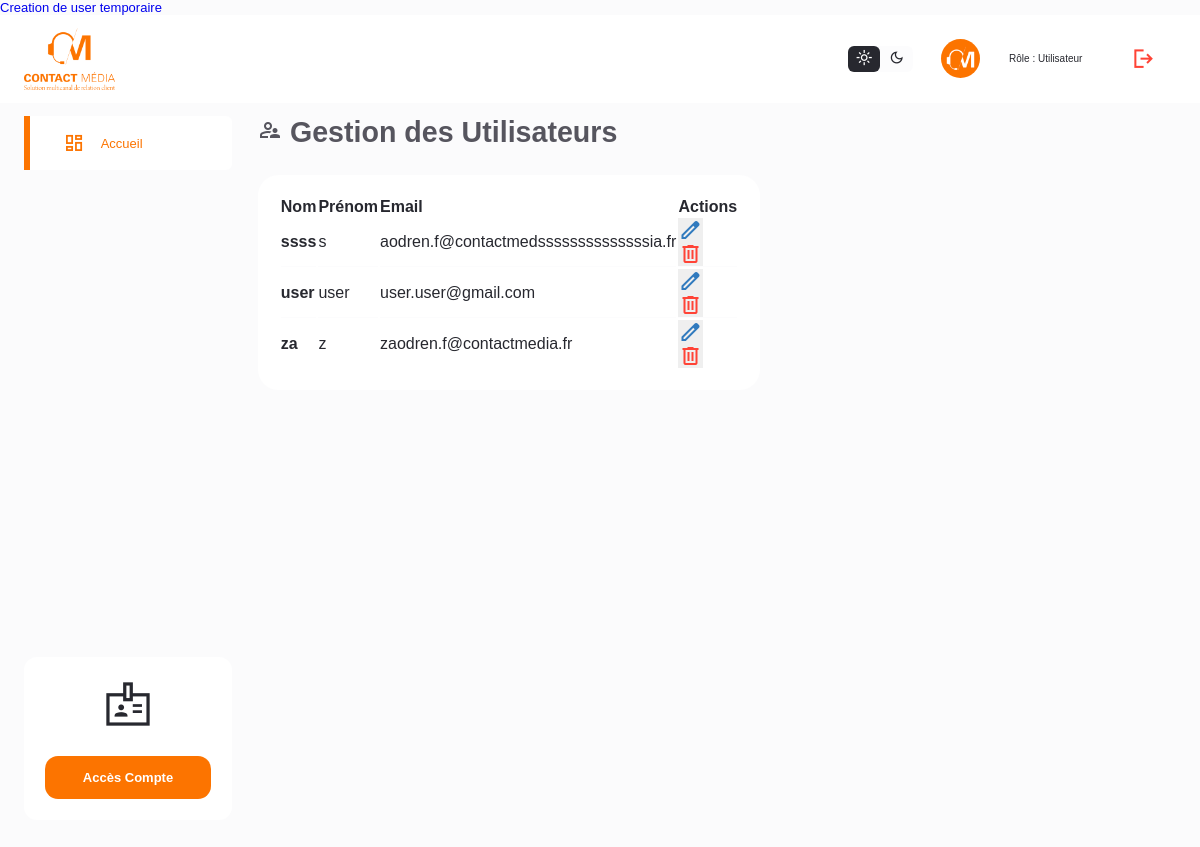
/management.php (signed in), run on the app's committed database.
### tables this page shows
CREATE TABLE `users` (
  `id` int(11) NOT NULL,
  `lastname` varchar(255) NOT NULL,
  `firstname` varchar(255) NOT NULL,
  `email` varchar(255) NOT NULL,
  `password` varchar(255) NOT NULL,
  `workspace_connected` tinyint(1) NOT NULL
);

### public/config/status.php (called while the page is built, shortened)
<?php
if(isset($_SESSION['edit_self_firstname']))
{
    $workspace_role = $_SESSION['edit_self_workspace_role'];
}
if ($workspace_role == 1000 || $workspace_role == 'Admin')
{
    $workspace_role = 'Admin';
    $status_sidebar = 'true';
    $status_sidebar2 = 'none';
    $status_modif_info = "";
    $status_sidebar_admin = "true";
}
else if ($workspace_role == 3 || $workspace_role == 'Responsable')
{
    $workspace_role = 'Responsable';
    $status_sidebar = 'true';
    $status_sidebar2 = 'none';
    $status_modif_info = "";
    $status_sidebar_admin = "none";
}
else
{
    $status_sidebar2 = 'true';
}

### public/management.php (the view, shortened to what this page needs)
<html><a href="create_user.php">Creation de user temporaire</a></html><?php
include('config/status.php');
if ($_SESSION['workspace'] == true) {
        header('Location: index.php'); ?>
<!DOCTYPE html>
<html lang="fr">
<head>
    <link rel="stylesheet" href="assets/css/main.css">
</head>
<body>
    <?php  include('header.php') ?>
    <main>
        <aside>
    <?php
    $link = "workspace_admin.php";
    $link4 = "account.php";
    include('sidebar.php')?>
        </aside>
        <section class="middle">
            <div class="header">
                <h1><span class="material-symbols-sharp">supervisor_account</span> Gestion des Utilisateurs</h1>
            </div>
            <div class="admin-user">
                <table>
                    <thead>
                        <tr>
                            <th>Nom</th>
                            <th>Prénom</th>
                            <th>Email</th>
                            <th>Actions</th>
                        </tr>
                    </thead>
                    <tbody>
                        <?php
    include_once('function_connect.php');
    $stmt = $sql->prepare("SELECT * FROM users NATURAL JOIN roles WHERE workspace_role = '1' or workspace_role ='3' ORDER BY `firstname` ASC");
    $stmt->execute();
    $users = $stmt->fetchAll();
    foreach ($users as $user) {
                        ?>
                         <tr>
                             <td><b><?php echo $user['lastname']; ?></b></td>
                             <td><?php echo $user['firstname']; ?></td>
                             <td><?php echo $user['email']; ?></td>
                             <td>
                             <form method="post">
                              <button type="submit" name="edit" class="material-symbols-outlined secondary">edit</button>
                             </form>
                             <form onsubmit="return confirm('Cet utilisateur sera supprimé')" action="" method="post">
                                 <button type="submit" name="delete" class="material-symbols-outlined danger">delete</button>
                             </form>
                                 </div>
                             </td>
                         </tr>
                         <?php }
                         ?>
        </section>
    </main>
</body>
</html>
<?php } else
    header('Location: index.php');

### public/header.php (shortened to what this page needs)
<nav>
        <div class="container">
            <img src="assets/img/logo_nav.png" class="logo">
            <div class="profile-area">
                <div class="theme-btn">
                    <span class="material-symbols-sharp active">light_mode</span>
                    <span class="material-symbols-sharp">dark_mode</span>
                </div>
                <div class="profile">
                    <div class="profile-photo">
                        <img src="assets/img/profile_picture.png">
                    </div>
                </div>
                <div>
                    <h4><?php if (isset($_SESSION['edit_self_firstname'])) {
                                    $firstname = $_SESSION['edit_self_firstname'];
                                    $lastname = $_SESSION['edit_self_lastname'];
                                    $role = $_SESSION['edit_self_workspace_role'];
                    } else {
                        $firstname = $_SESSION['firstname'];
                        $lastname = $_SESSION['lastname'];
                        $role = $_SESSION['workspace_role'];
                    }
                                if ($role == 1000 || $role == 'Admin')
                                    $role_display = 'Admin';
                                else if ($role == 3 || $role == 'Responsable')
                                    $role_display = 'Responsable';
                                else
                                    $role_display = 'Utilisateur'; echo "$firstname $lastname"?></h4>
                    <small>Rôle :<?php echo " $role_display"?></small>
                </div>
                <div class="logout-btn">
                    <span class="material-symbols-sharp" style="color: #e23232;"><a href="logout.php">logout</a></span>
                </div>
                </div>
            </div>
    </nav>

### public/sidebar.php (shortened to what this page needs)
<div style="display: <?php echo $status_sidebar2 ?> "class="sidebar">
            <a href="<?php echo $link ?>" class="active">
                    <span class="material-symbols-sharp">dashboard</span>
                    <h4>Accueil</h4>
                </a>
                </div>
            <div class="account">
                <span class="material-symbols-sharp">badge</span>
                <a href="<?php echo $link4?>">
                    <h4>Accès Compte</h4>
                </a>
            </div>

### public/assets/css/main.css (style rules this page uses)
:root { --color-white: #ffffff; --color-light: #f0eff538; --color-gray-light: #86848c; --color-gray-dark: #56555e; --color-dark: #27282f; --color-primary: rgb(252, 116, 0); --color-secondary: rgb(48, 122, 190); --color-success: rgb(34, 202, 75); --color-danger: rgb(255, 67, 54); --color-warning: rgb(234, 181, 7); --color-primary-light: rgba(252, 116, 0, 0.2); --color-secondary-light: rgba(48, 122, 190, 0.2); --color-success-light: rgba(34, 202, 75, 0.2); --color-danger-light: rgba(255, 67, 54, 0.2); --color-warning-light: rgba(234, 181, 7, 0.2); --card-padding: 1.6rem; --padding-1: 1rem; --padding-2: 8px; --card-border-radius: 1.6rem; --border-radius-1: 1rem; --border-radius-2: 6px; }
* { margin: 0; padding: 0; outline: 0; border: 0; appearance: none; text-decoration: none; list-style: none; box-sizing: border-box; }
html { font-size: 13px; }
body { background: var(--color-light); font-family: poppins, sans-serif; min-height: 100vh; color: var(--color-dark); }
img { width: 100%; }
h1 { font-size: 2.2rem; color: var(--color-gray-dark); }
h4 { font-size: 1rem; }
small { font-weight: 300; font-size: 0.77rem; }
.secondary { color: var(--color-secondary); }
.danger { color: var(--color-danger); }
nav { width: 100%; background: var(--color-white); padding: 1rem 0; }
nav .container { display: flex; justify-content: space-between; align-items: center; position: relative; width: 96%; margin: 0 auto; }
nav img.logo { width: 7rem; }
nav .profile-area { display: flex; align-items: center; justify-content: space-between; gap: 2.2rem; }
nav .profile-area .theme-btn { display: flex; background: var(--color-light); width: 5rem; height: 2rem; border-radius: var(--border-radius-2); cursor: pointer; }
nav .profile-area .logout-btn { display: flex; width: 5rem; height: 2rem; cursor: pointer; }
nav .profile-area .logout-btn span { width: 100%; height: 100%; display: flex; align-items: center; justify-content: center; font-size: 1.9rem; }
nav .profile-area .logout-btn span a { color: var(--color-danger); }
nav .profile-area .theme-btn span { width: 50%; height: 100%; display: flex; align-items: center; justify-content: center; font-size: 1.3rem; }
nav .profile-area .theme-btn .active { background: var(--color-dark); border-radius: var(--border-radius-2); color: var(--color-white); }
nav .profile-area .profile { display: flex; gap: 1rem; align-items: center; }
nav .profile-area .profile-photo { display: block; width: 3rem; height: 3rem; border-radius: 50%; overflow: hidden; }
main { display: grid; grid-template-columns: 16rem auto 30rem; gap: 2rem; width: 96%; margin: 1rem auto 4rem; }
main aside { display: flex; flex-direction: column; justify-content: space-between; height: 88vh; }
main aside .sidebar a { display: flex; align-items: center; gap: 1.2rem; height: 4.2rem; color: var(--color-gray-dark); position: relative; border-radius: var(--border-radius-2); }
main aside .sidebar a span { font-size: 1.7rem; margin-left: 3rem; transition: all 300ms ease; }
main aside .sidebar a.active { background-color: var(--color-white); color: var(--color-primary); }
main aside .sidebar a.active:before { content: ''; width: 6px; height: 100%; position: absolute; background-color: var(--color-primary); }
main aside .sidebar h4 { font-weight: 500; }
main aside .account { background: var(--color-white); border-radius: var(--border-radius-1); text-align: center; padding: var(--card-padding); }
main aside .account span { font-size: 4rem; }
main aside .account h4 { margin: 0.3rem 0; }
main aside .account a { display: block; width: 100%; background: var(--color-primary); color: var(--color-white); border-radius: var(--border-radius-1); padding: 0.8rem 0; margin-top: 2rem; }
main section.middle .header { display: flex; align-items: center; gap: 1rem; }
main .admin-user { margin-top: 2rem; }
main .admin-user table { background: var(--color-white); width: 100%; border-radius: var(--card-border-radius); padding: var(--card-padding); text-align: left; font-weight: 300; box-shadow: var(--box-shadow); transition: all 300ms ease; }
main table tbody td { height: 2.8rem; border-bottom: 1px solid var(--color-light); color: var(--color-dark-variant); }
main table tbody tr:last-child td { border: none; }

### data on the page
users: lastname "ssss", firstname "s", email "aodren.f@contactmedssssssssssssssia.fr"
users: lastname "user", firstname "user", email "user.user@gmail.com"
users: lastname "za", firstname "z", email "zaodren.f@contactmedia.fr"

### other printed values
$role_display "Utilisateur"
